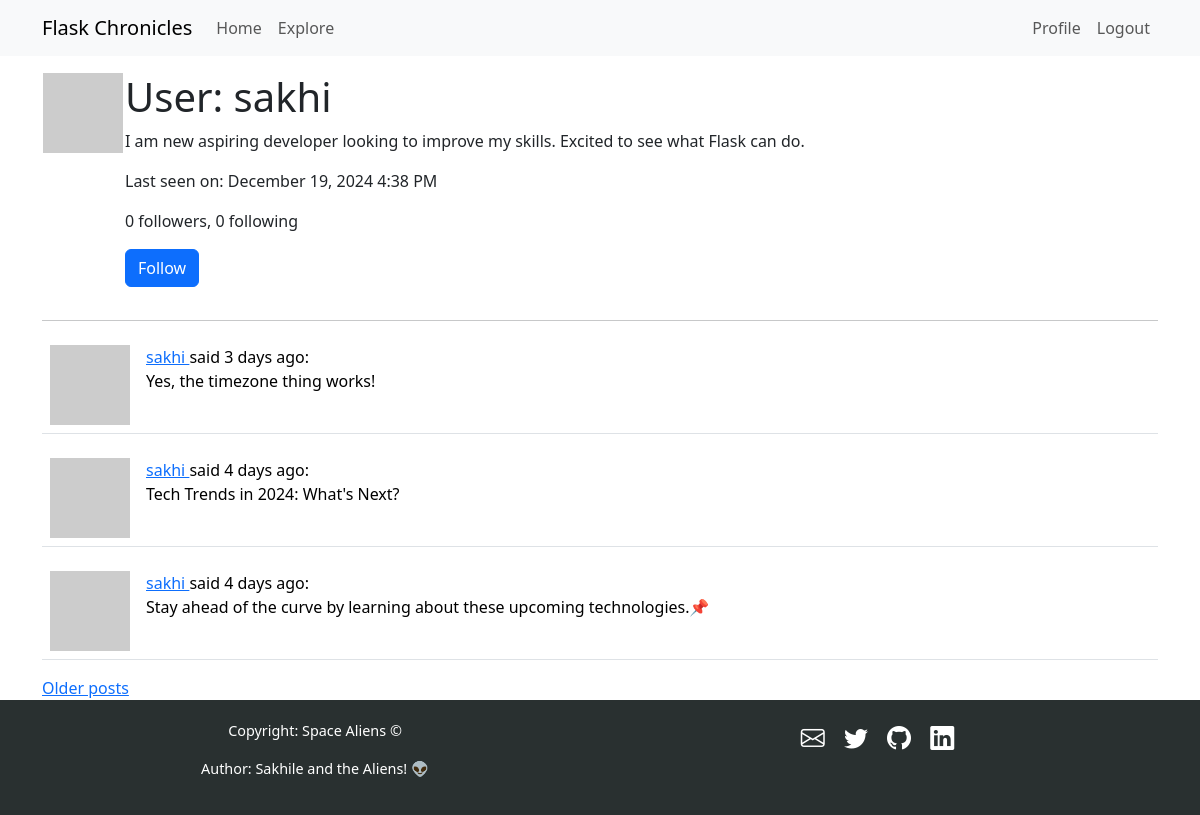
Screenshot of /user/sakhi (signed in) with the database file from the repository.
### app/models.py (models this page shows, shortened)
class User(UserMixin, db.Model):
    id: so.Mapped[int] = so.mapped_column(primary_key=True)
    username: so.Mapped[str] = so.mapped_column(sa.String(64), unique=True)
    email: so.Mapped[str] = so.mapped_column(sa.String(120), index=True, unique=True)
    password_hash: so.Mapped[Optional[str]] = so.mapped_column(sa.String(256))
    posts: so.WriteOnlyMapped["Post"] = so.relationship(back_populates="author")
    about_me: so.Mapped[Optional[str]] = so.mapped_column(sa.String(140))
    last_seen: so.Mapped[Optional[datetime]] = so.mapped_column(
        default=lambda: datetime.now(timezone.utc)
    )
    following: so.WriteOnlyMapped["User"] = so.relationship(
        secondary=followers,
        primaryjoin=(followers.c.follower_id == id),
        secondaryjoin=(followers.c.followed_id == id),
        back_populates="followers",
    )
    followers: so.WriteOnlyMapped["User"] = so.relationship(
        secondary=followers,
        primaryjoin=(followers.c.followed_id == id),
        secondaryjoin=(followers.c.follower_id == id),
        back_populates="following",
    )
    def avatar(self, size):
        digest = md5(self.email.lower().encode("utf-8")).hexdigest()
        return f"https://www.gravatar.com/avatar/{digest}?d=identicon&s={size}'"
    def is_following(self, user):
        query = self.following.select().where(User.id == user.id)
        return db.session.scalar(query) is not None
    def followers_count(self):
        query = sa.select(sa.func.count()).select_from(
            self.followers.select().subquery()
        )
        return db.session.scalar(query)
    def following_count(self):
        query = sa.select(sa.func.count()).select_from(
            self.following.select().subquery()
        )
        return db.session.scalar(query)

class Post(db.Model):
    id: so.Mapped[int] = so.mapped_column(primary_key=True)
    body: so.Mapped[str] = so.mapped_column(sa.String(140))
    timestamp: so.Mapped[datetime] = so.mapped_column(
        index=True, default=lambda: datetime.now(timezone.utc)
    )
    user_id: so.Mapped[int] = so.mapped_column(sa.ForeignKey(User.id), index=True)
    author: so.Mapped[User] = so.relationship(back_populates="posts")
    language: so.Mapped[Optional[str]] = so.mapped_column(sa.String(5))

### app/routes.py (the view)
@app.route("/user/<username>")
@login_required
def user(username):
    user = db.first_or_404(sa.select(User).where(User.username == username))
    page = request.args.get("page", 1, type=int)
    query = user.posts.select().order_by(Post.timestamp.desc())
    posts = db.paginate(
        query,
        page=page,
        per_page=app.config["POSTS_PER_PAGE"],
        error_out=False,
    )
    next_url = (
        url_for("user", username=user.username, page=posts.next_num)
        if posts.has_next
        else None
    )
    prev_url = (
        url_for("user", username=user.username, page=posts.prev_num)
        if posts.has_prev
        else None
    )
    form = EmptyForm()
    return render_template(
        "user.html",
        user=user,
        posts=posts.items,
        next_url=next_url,
        prev_url=prev_url,
        form=form,
    )

### app/forms.py
class EmptyForm(FlaskForm):
    submit = SubmitField("Submit")

### app/__init__.py (called while the page is built)
def get_locale():
    return request.accept_languages.best_match(app.config["LANGUAGES"])

### app/models.py (called while the page is built)
@login.user_loader
def load_user(id):
    return db.session.get(User, int(id))

### app/routes.py (called while the page is built)
@app.before_request
def before_request():
    if current_user.is_authenticated:
        current_user.last_seen = datetime.now(timezone.utc)
        db.session.commit()
    g.locale = str(get_locale())

### app/templates/user.html (shortened to what this page needs)
{% extends "base.html" %}
{% block content %}
    <table>
        <tr valign="top">
            <td><img src="{{ user.avatar(128) }}"</td>
            <td>
                <h1>{{ _("User") }}: {{ user.username }}</h1>
                {% if user.about_me %}<p>{{ user.about_me }}</p>{% endif %}
                {% if user.last_seen %}<p>{{ _("Last seen on") }}: {{ moment(user.last_seen).format('LLL') }}</p>{% endif %}
                <p>
                    {{ _('%(count)d followers', count=user.followers_count()) }}, {{ _('%(count)d following', count=user.following_count())}}
                </p>
                {% if user == current_user %}
                <p><a href="{{ url_for('edit_profile') }}">{{ _("Edit your profile") }}</a></p>
                {% elif not current_user.is_following(user) %}
                <p>
                <form action="{{ url_for('follow', username=user.username) }}" method="post">
                    {{ form.submit(value=_('Follow'), class_='btn btn-primary') }}
                </form>
                </p>
                {% endif %}
            </td>
        </tr>
    </table>
    <hr>
    {% for post in posts %}
        {% include '_post.html' %}
    {% endfor %}
    {% if next_url %}
    <a href="{{ next_url }}">{{ _("Older posts") }}</a>
    {% endif %}
{% endblock %}

### app/templates/base.html (shortened to what this page needs)
<!DOCTYPE html>
<html lang="en">
    <head>
        <link href="https://cdn.jsdelivr.net/npm/bootstrap@5.3.3/dist/css/bootstrap.min.css" rel="stylesheet"
>
        <link href="https://cdn.jsdelivr.net/npm/bootstrap-icons/font/bootstrap-icons.css" rel="stylesheet">
    </head>
    <body>
        <nav class="navbar navbar-expand-lg bg-body-tertiary">
            <div class="container">
                <a class="navbar-brand" href="{{ url_for('index') }}">Flask Chronicles</a>
                <div class="collapse navbar-collapse" id="navbarSupportedContent">
                    <ul class="navbar-nav me-auto mb-2 mb-lg-0">
                        <li class="nav-item">
                            <a class="nav-link" aria-current="page" href="{{ url_for('index') }}">Home</a>
                        </li>
                        <li class="nav-item">
                            <a class="nav-link" aria-current="page" href="{{ url_for('explore') }}">Explore</a>
                        </li>
                    </ul>
                    <ul class="navbar-nav mb-2 mb-lg-0">
                        {% if current_user.is_anonymous %}
                        <li class="nav-item">
                            <a class="nav-link" aria-current="page" href="{{ url_for('login') }}">Login</a>
                        </li>
                        {% else %}
                        <li class="nav-item">
                            <a class="nav-link" aria-current="page"
                                href="{{ url_for('user', username=current_user.username) }}">Profile</a>
                        </li>
                        <li class="nav-item">
                            <a class="nav-link" aria-current="page" href="{{ url_for('logout') }}">Logout</a>
                        </li>
                        {% endif %}
                    </ul>
                </div>
            </div>
        </nav>
        <div class="container mt-3">
            {% block content %}{% endblock %}
        </div>
        <footer>
            <div class="container text-center">
                <div class="row">
                    <div class="col-12 col-md-6 mb-3 mb-md-0">
                        <p class="footer-text">Copyright: Space Aliens &copy;</p>
                        <p class="footer-text">Author: Sakhile and the Aliens! 👽</p>
                    </div>
                    <div class="col-12 col-md-6">
                        <div class="footer-icons">
                            <a href="mailto:sakhile@mars.io"><i class="bi bi-envelope"></i></a>
                            <a href="https://twitter.com/sakhilelindah"><i class="bi bi-twitter"></i></a>
                            <a href="https://github.com/sakhileln"><i class="bi bi-github"></i></a>
                            <a href="https://www.linkedin.com/sakhile-ndlazi"><i class="bi bi-linkedin"></i></a>
                        </div>
                    </div>
                </div>
            </div>
        </footer>
    </body>
</html>

### app/templates/_post.html (shortened to what this page needs)
<table class="table table-hover">
    <tr>
        <td width="70px">
            <a href="{{ url_for('user', username=post.author.username) }}">
                <img src="{{ post.author.avatar(70) }}" />
            </a>
        </td>
        <td>
            <a href="{{ url_for('user', username=post.author.username) }}">
                {{ post.author.username }}
            </a>
            said {{ moment(post.timestamp).fromNow() }}:
            <br>
            <span id="post{{ post.id }}">{{ post.body }}</span>
        </td>
        <td>
        </td>
    </tr>
</table>

### app/templates/base.html (style rules this page uses)
footer { background-color: rgb(41, 48, 48); color: white; padding: 20px 0; }
.footer-icons i { color: white; margin-right: 15px; font-size: 1.5rem; transition: color 0.3s; }
.footer-text { font-size: 0.9rem; }

### rows the page displays
User: username "sakhi", about_me "I am new aspiring developer looking to improve my skills. Excited to see what Flask can do.", last_seen "December 19, 2024 4:38 PM"
Post: author.username "sakhi", timestamp "3 days ago", body "Yes, the timezone thing works!"
Post: author.username "sakhi", timestamp "4 days ago", body "Tech Trends in 2024: What's Next?"
Post: author.username "sakhi", timestamp "4 days ago", body "Stay ahead of the curve by learning about these upcoming technologies.📌"
